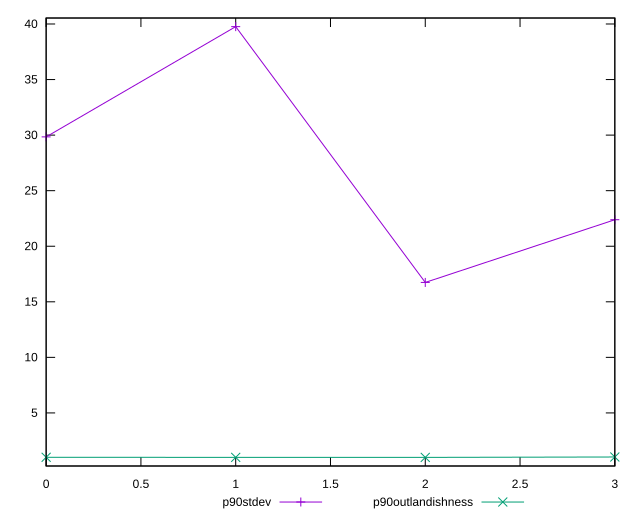

This chart was generated by the following gnuplot code:
reset

$p90Stdev <<EOF
0 29.84087518881466
1 39.762737231590116
2 16.744040819420686
3 22.38672430079648
EOF

$p90Outlandishness <<EOF
0 1.007006929668322
1 1.001242484144513
2 0.9988819883421044
3 1.0348237621075844
EOF

set key outside below
set xrange [0:3]
set yrange [0.22360488347714413:40.53801433645508]
set trange [0.22360488347714413:40.53801433645508]
set terminal svg size 640, 520 enhanced background rgb 'white'
set output "reports/report_00033_2021-03-01T14-23-16.841Z/mainthread-work-breakdown/progression/stddev.svg"

plot $p90Stdev title "p90stdev" with linespoints, \
     $p90Outlandishness title "p90outlandishness" with linespoints

reset
